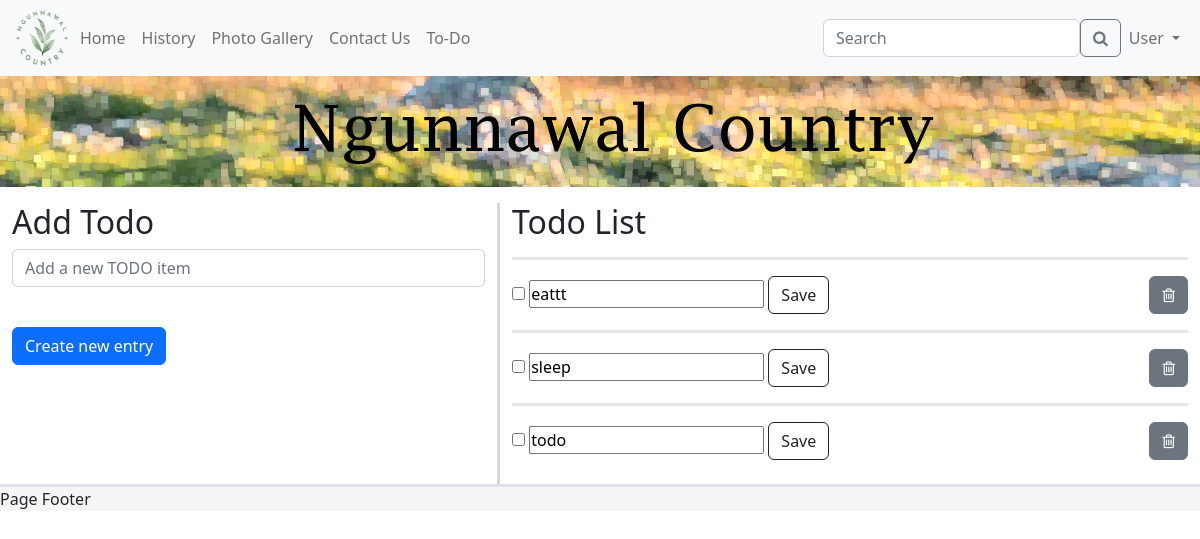
The app's page /todo (signed in), older data.
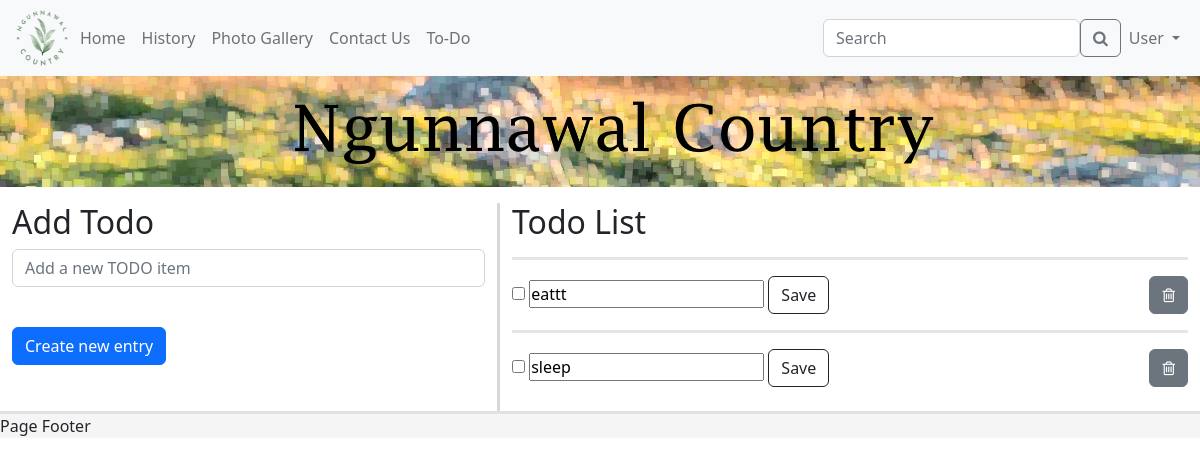
The same page, newer data.
### models.py (models this page shows, shortened)
class User(UserMixin, db.Model):
    id = db.Column(db.Integer, primary_key=True)
    email_address = db.Column(db.String(255), unique=True)
    name = db.Column(db.String(255))
    password_hash = db.Column(db.String(255))
    user_level = db.Column(db.Integer)

class todo (db.Model):
    id = db.Column(db.Integer, primary_key=True, autoincrement=True)
    user_id = db.Column(db.Integer)
    text = db.Column(db.Text)
    done = db.Column(db.Boolean)

### app.py (the view, shortened to what this page needs)
@app.route('/todo', methods=["POST", "GET"])
def todo_page():
    if current_user.is_anonymous:  # if the user isn't logged in
        all_todo = db.session.query(todo).filter_by(user_id=0).all()  # gets nothing
    else:
        all_todo = db.session.query(todo).filter_by(user_id=current_user.id).all()  # gets all todos of user logged in
    form = TodoForm()
    return render_template("todo.html", todos=all_todo, form=form, user=current_user)  # sends the user back to the to do page

### forms.py
class TodoForm(FlaskForm):
    text = StringField('text', validators=[DataRequired()],
                       render_kw={"placeholder": "Add a new TODO item", "class": "form-control"})
    submit = SubmitField('Create new entry', render_kw={"class": "btn btn-primary"})

### models.py (called while the page is built)
@login.user_loader
def load_user(id):
    return User.query.get(int(id))

### templates/todo.html (shortened to what this page needs)
{% extends 'template.html' %}
{% block cellContent1 %}
    <div class="row">
        <div class="col-5 vertical-divider">
            <h2>Add Todo</h2>
            <form method="POST" action="">
                <p>
                    {{ form.text(size=32) }}<br>
                </p>
                <p>
                    {{ form.submit(size=32) }}<br>
                </p>
            </form>
        </div>
        <div class="col-7">
            <h2>Todo List</h2>
            {% for todo in todos %}
                <p>
                <hr class="horizontal-divider">
                <form class="inline" method="POST" action="/todoedit/{{ todo.id }}">
                    <input type="checkbox" name="done" >
                    <input type="text" title="{{ todo.dateAdded }}" value="{{ todo.text }}" name="text"
                           class="form-floating">
                    <button type="submit" value="update" class="btn btn-outline-dark">Save</button>
                </form>
                <form class="inline" method="GET" action="/todoedit/{{ todo.id }}">
                    <button style="float: right" type="submit" value="delete" class="btn btn-secondary"><i
                            class="fa fa-trash-o"></i></button>
                </form>
                <br>
            {% endfor %}
            <br>
        </div>
    </div>
{% endblock %}

### templates/template.html (shortened to what this page needs)
<!DOCTYPE html>
<html lang="en">
<head>
    <link rel="stylesheet" href="/static/ngunnawal.css">
    <link rel="stylesheet" href="/static/css/bootstrap.css">
    <link rel="stylesheet" href="https://cdnjs.cloudflare.com/ajax/libs/font-awesome/4.7.0/css/font-awesome.min.css">
</head>
<body>
<nav class="navbar navbar-expand-lg bg-light sticky-top">
    <div class="container-fluid">
        <a href="/">
            <img src="/static/images/logo.png" alt="logo" width="60" height="60">
        </a>
        <div class="collapse navbar-collapse" id="navbarNav">
            <ul class="navbar-nav">
                <li class="nav-item">
                    <a class="nav-link underline" href="/">Home</a>
                </li>
                <li class="nav-item">
                    <a class="nav-link underline" href="/history">History</a>
                </li>
                <li class="nav-item">
                    <a class="nav-link underline" href="/gallery">Photo Gallery</a>
                </li>
                {% if user.user_level == 2 %}
                    <li class="nav-item dropdown">
                        <a class="nav-link dropdown-toggle underline" href="/" id="navbarDropdown" role="button"
                           data-bs-toggle="dropdown" aria-expanded="false">
                            Contact Us
                        </a>
                        <ul class="dropdown-menu dropdown-menu-light"
                            aria-labelledby="navbarDropdown">
                            <li><a class="dropdown-item" href="/contact">Contact Page</a></li>
                            <div class="dropdown-divider"></div>
                            <li><a class="dropdown-item underline" href="/contact_messages">Contact Messages</a></li>
                        </ul>
                    </li>
                    <li>
                        <a class="nav-link underline" href="/admin/list_all_users">All users</a>
                    </li>
                {% else %}
                    <li class="nav-item">
                        <a class="nav-link underline" href="/contact">Contact Us</a>
                    </li>
                {% endif %}
                <li class="nav-item">
                    <a class="nav-link underline" href="/todo">To-Do</a>
                </li>
            </ul>
        </div>
        <form class="d-flex" role="search">
            <input class="form-control" type="search" placeholder="Search" aria-label="Search">
            <button class="btn btn-outline-secondary" type="submit"><i class="fa fa-search"></i></button>
        </form>
        <div class="nav navbar-nav">
            {% if user.is_anonymous %}
                <li class="nav-item dropdown">
                    <a class="nav-link dropdown-toggle underline" href="/" id="navbarDropdown" role="button"
                       data-bs-toggle="dropdown" aria-expanded="false">
                        Log in
                    </a>
                    <ul class="dropdown-menu dropdown-menu-light dropdown-menu-end" aria-labelledby="navbarDropdown">
                        <li><a class="dropdown-item" href="/login">Log In</a></li>
                        <div class="dropdown-divider"></div>
                        <li><a class="dropdown-item" href="/register">Register Account</a></li>
                    </ul>
                </li>
            {% else %}
                <li class="nav-item dropdown">
                    <a class="nav-link dropdown-toggle underline" href="/" id="navbarDropdown" role="button"
                       data-bs-toggle="dropdown" aria-expanded="false">
                        {{ user.name }}
                    </a>
                </li>
            {% endif %}
        </div>
    </div>
</nav>
<div class="banner">
    <img style="margin-bottom: 0.5em" src="/static/images/banner_small.png" alt="website banner">
</div>
<div class="container-fluid">
    <div class="row">
        <div class="col-12 align-centre">
        </div>
    </div>
    <div class="row">
        <div class="col-12">
            {% block cellContent1 %} {% endblock %}
        </div>
    </div>
</div>
<div class="footer sticky-bottom border-top border-3">
    Page Footer
</div>
</body>
</html>

### static/ngunnawal.css (style rules this page uses)
* { margin: 0; padding: 0; box-sizing: border-box; }
body { background-color: #cff2ec; }
.banner > img { display: block; margin-left: auto; margin-right: auto; max-height: 100%; max-width: 100%; height: auto; }
.align-centre { text-align: center; }
.inline { display: inline; }
.footer { overflow: hidden; background-color: rgb(245, 245, 245); width: 100%; bottom: 0; }
hr.horizontal-divider { border-top: 3px solid #969696; }
.vertical-divider { border-right: 3px solid #d8d8d8; }

Row changes from the older to the newer data that the page shows:
removed todo: text "todo"
